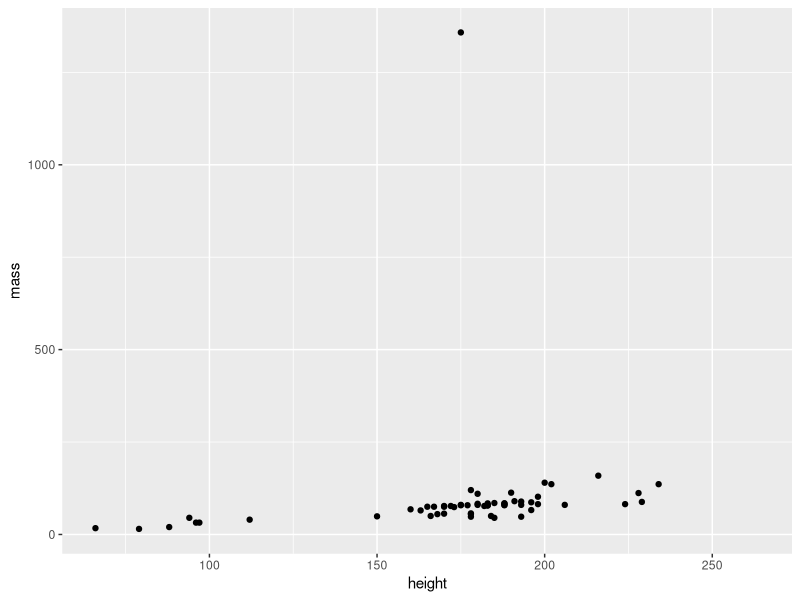

Reproduce this figure in R. (Note: this script raises an error after producing the figure.)
## ---- chunk 1
knitr::opts_chunk$set(
  collapse = TRUE,
  comment = "#>"
)
## ---- chunk 2
#library(DATA598WI20week5)
library(tidyverse)
## ---- chunk 3
ggplot(starwars,aes(x=height,y=mass)) + geom_point()

## ---- chunk 4
knitr::read_chunk("w5_chunk_to_read.r")
